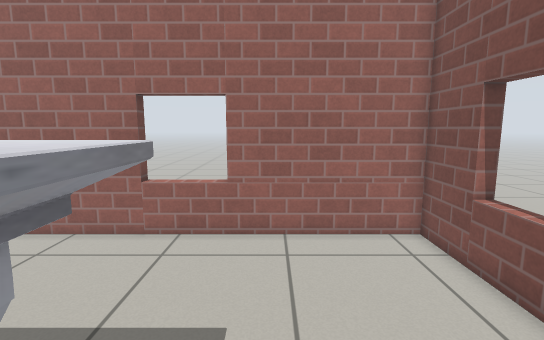
View 1 (above)

21 first-person views from a walk through a robot-simulator world made for Gazebo. The camera is 1 m above the floor, tilts 8° down and sees 85° across. The floor is counted in squares, 0.25 m on a side. Each view is taken from the middle of a square. On the plan, view 1 faces up. The plan holds only what a view shows up to about 20 squares ahead; the rest is blank. Simple patterns stand in for the simulator's built-in surfaces.

View 2
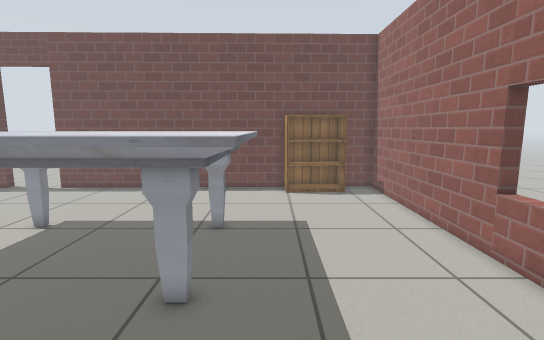

View 3
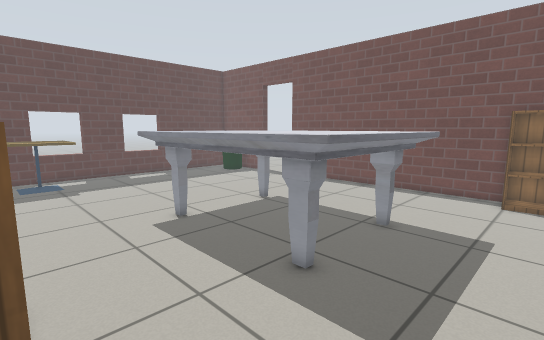

View 4
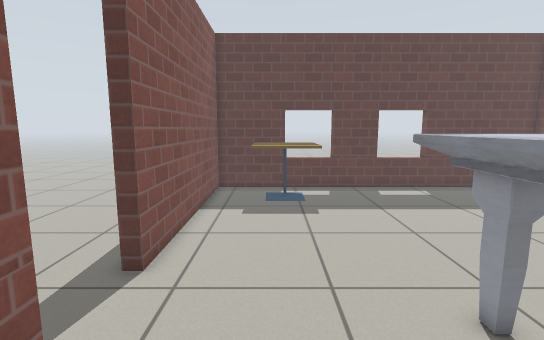

View 5
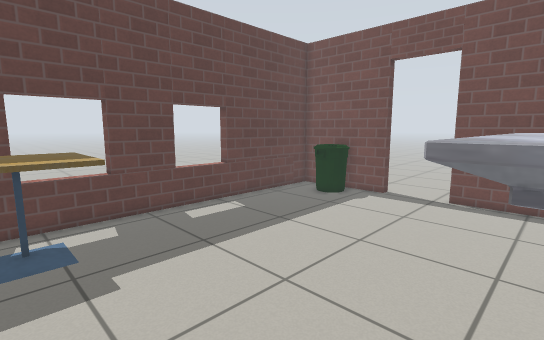

View 6
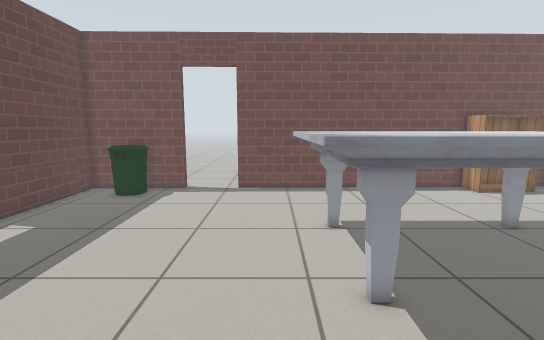

View 7
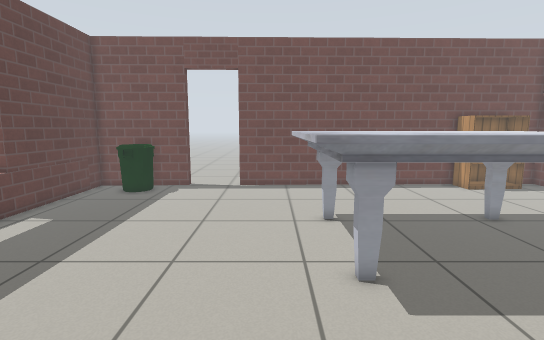

View 8
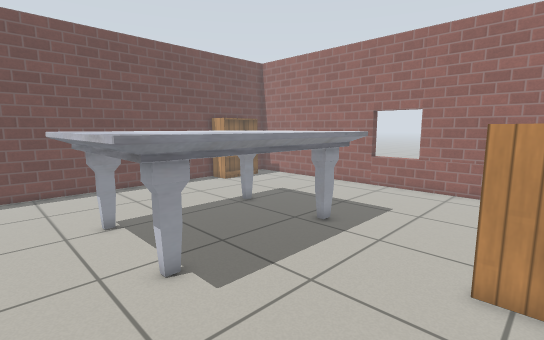

View 9
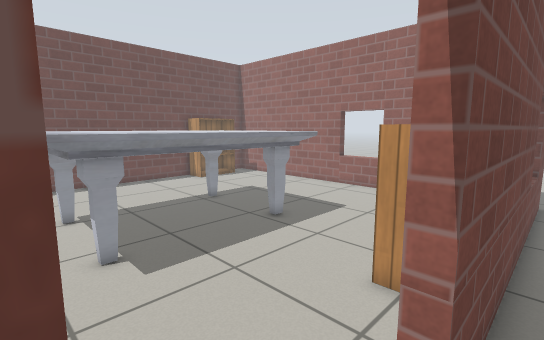

View 10
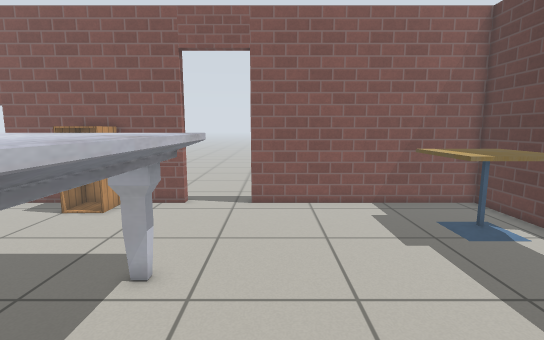

View 11
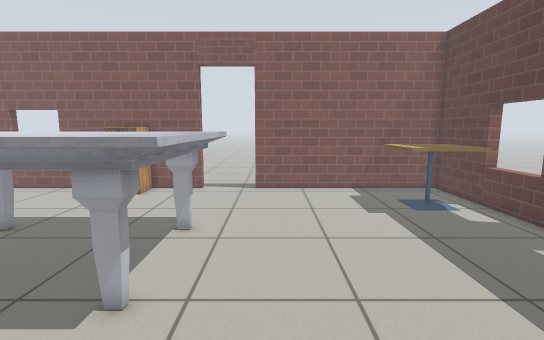

View 12
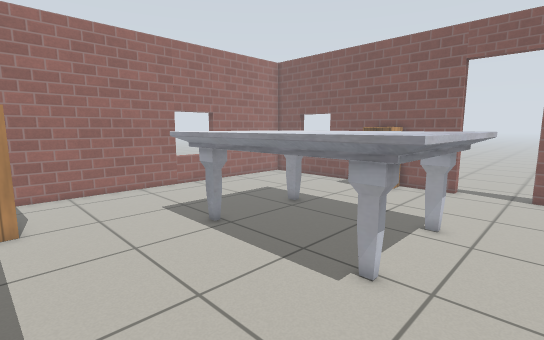

View 13
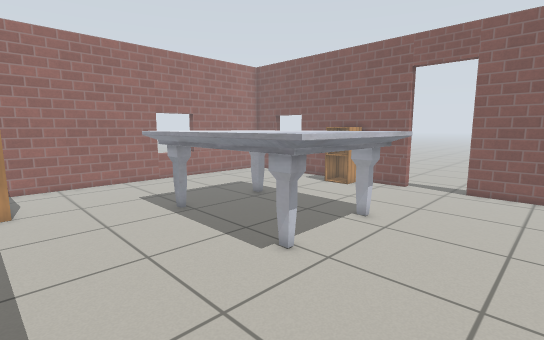

View 14
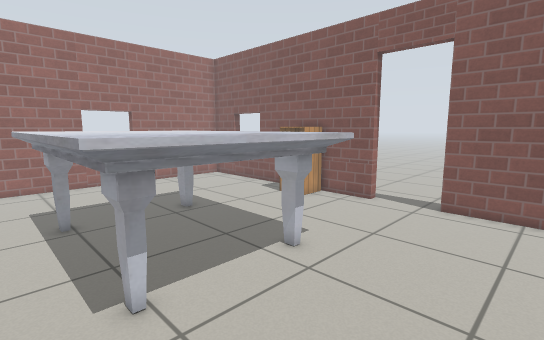

View 15
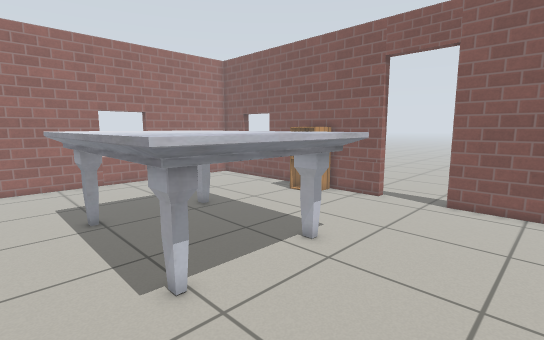

View 16
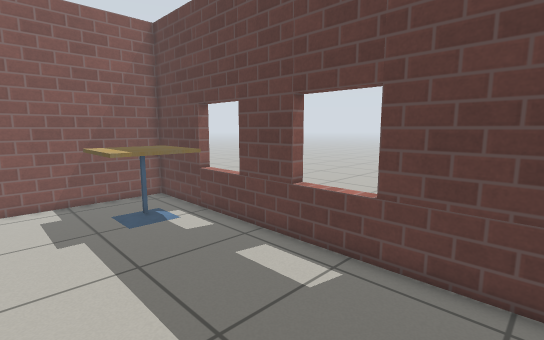

View 17
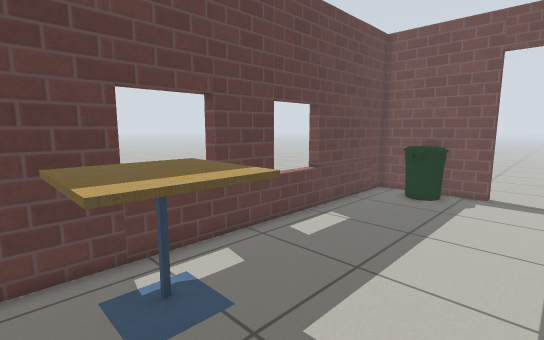

View 18
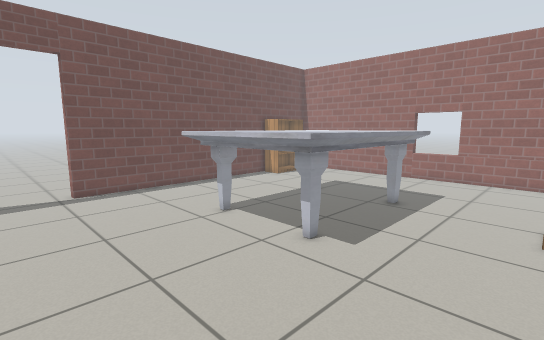

View 19
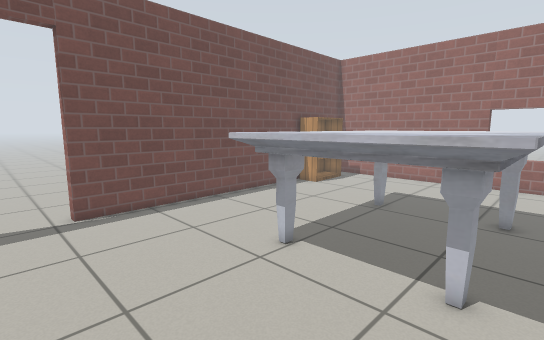

View 20
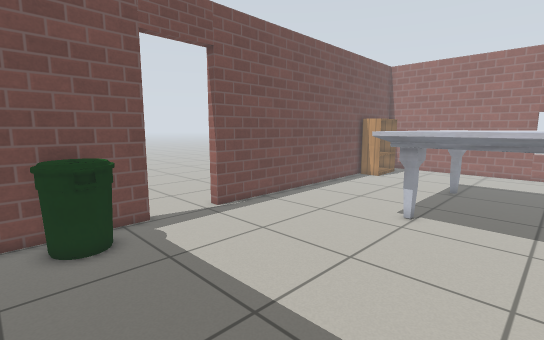

View 21
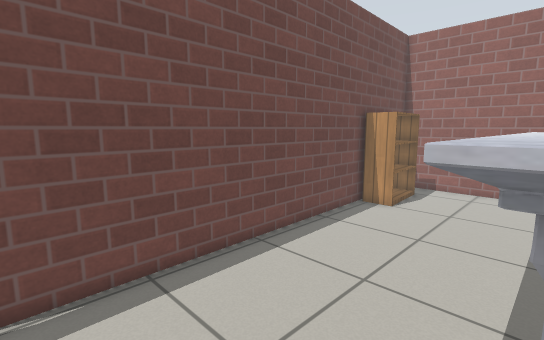

### Floor plan
Points are (right, up) in squares from view 1. A wall is a line through its corners. A room is listed if a view was taken in it or the views show most of it. See-through windows are left out.
Room 1 (views 1, 2, 3, 4, 5, 6, 7, 8, 10, 11, 12, 13, 14, 15, 16, 17, 18, 19, 20, 21)
walls: (5.6, -4.3) (5.6, 10.8) (-16.2, 10.8) (-15.8, -10.3); (-15.7, -13.9) (-15.6, -20) (5.6, -20) (5.6, -7.9)
ways out: open door at (6, -6.5) to room 2; open door at (-16, -12.5)
objects: bin (-15, -18) to (-13, -16); bookshelf (-15, 5) to (-14, 8); marble table (-9, -7) to (-1, 3); cafe table (0, -19) to (3, -15); cabinet (4, -1) to (5, 1)
Room 2 (view 9)
walls: (6.2, 11.5) (6.2, -4.3)
ways out: open door at (6, -6.5) to room 1

Positions as (right, up) in squares from view 1, and headings:
1: (0, 0), facing up
2: (4, 4), facing left
3: (4, 7), facing down-left
4: (2, 0), facing down
5: (2, -6), facing down-left
6: (4, -8), facing left
7: (5, -8), facing left
8: (5, -9), facing up-left
9: (7, -8), facing up-left
10: (-10, -9), facing right
11: (-14, -9), facing right
12: (-15, -9), facing up-right
13: (-15, -12), facing up-right
14: (-10, -12), facing up-right
15: (-11, -12), facing up-right
16: (-12, -12), facing down-right
17: (4, -11), facing down-left
18: (4, -14), facing up-left
19: (-1, -13), facing up-left
20: (-3, -19), facing up-left
21: (-8, -10), facing up-left
